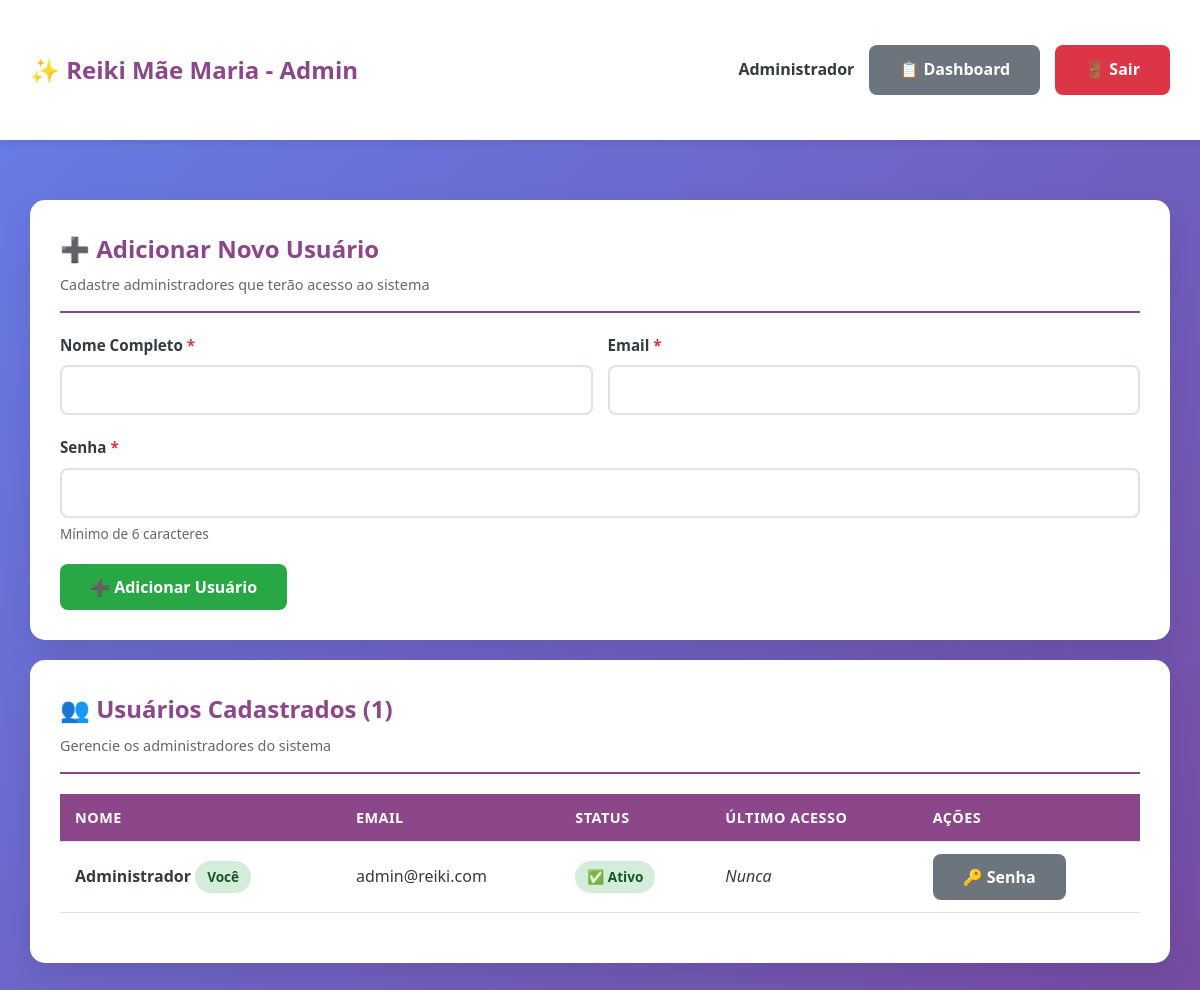
The app's page /admin/usuarios.php (signed in) with its own data.
### tables this page shows
CREATE TABLE IF NOT EXISTS admin_usuarios (
    id INT AUTO_INCREMENT PRIMARY KEY,
    nome VARCHAR(100) NOT NULL,
    email VARCHAR(100) NOT NULL UNIQUE,
    senha VARCHAR(255) NOT NULL,
    ativo TINYINT(1) DEFAULT 1,
    data_criacao TIMESTAMP DEFAULT CURRENT_TIMESTAMP,
    ultimo_acesso TIMESTAMP NULL,
    INDEX idx_email (email),
    INDEX idx_ativo (ativo)
);

### config/auth.php (called while the page is built, shortened)
<?php
function getAdminLogado() {
    $pdo = getConnection();
    $stmt = $pdo->prepare("SELECT id, nome, email FROM admin_usuarios WHERE id = ? AND ativo = 1");
    $stmt->execute([$_SESSION['admin_id']]);
    return $stmt->fetch();
}
?>

### admin/usuarios.php (the view, shortened to what this page needs)
<?php
require_once '../config/auth.php';
$pdo = getConnection();
$admin = getAdminLogado();
$usuarios = $pdo->query("
    SELECT * FROM admin_usuarios
    ORDER BY ativo DESC, nome ASC
")->fetchAll();
?>
<!DOCTYPE html>
<html lang="pt-BR">
<head>
    <link rel="stylesheet" href="../css/styles.css">
</head>
<body>
    <div class="header-admin">
        <div class="container">
            <h1>✨ Reiki Mãe Maria - Admin</h1>
            <div class="user-info">
                <span class="user-name"><?= htmlspecialchars($admin['nome']) ?></span>
                <a href="dashboard.php" class="btn btn-secondary">📋 Dashboard</a>
                <a href="logout.php" class="btn btn-danger">🚪 Sair</a>
            </div>
        </div>
    </div>
    <div class="container">
        <div class="card">
            <div class="card-header">
                <h2>➕ Adicionar Novo Usuário</h2>
                <p>Cadastre administradores que terão acesso ao sistema</p>
            </div>
            <form method="POST">
                <div class="form-row-2">
                    <div class="form-group">
                        <label class="required">Nome Completo</label>
                        <input type="text" name="nome" class="form-control" required>
                    </div>
                    <div class="form-group">
                        <label class="required">Email</label>
                        <input type="email" name="email" class="form-control" required>
                    </div>
                </div>
                <div class="form-group">
                    <label class="required">Senha</label>
                    <input type="password" name="senha" class="form-control" required minlength="6">
                    <small class="form-text">Mínimo de 6 caracteres</small>
                </div>
                <button type="submit" class="btn btn-success">➕ Adicionar Usuário</button>
            </form>
        </div>
        <div class="card">
            <div class="card-header">
                <h2>👥 Usuários Cadastrados (<?= count($usuarios) ?>)</h2>
                <p>Gerencie os administradores do sistema</p>
            </div>
            <div class="table-responsive">
                <table class="table">
                    <thead>
                        <tr>
                            <th>Nome</th>
                            <th>Email</th>
                            <th>Status</th>
                            <th>Último Acesso</th>
                            <th>Ações</th>
                        </tr>
                    </thead>
                    <tbody>
                        <?php foreach ($usuarios as $usuario): ?>
                            <tr>
                                <td>
                                    <strong><?= htmlspecialchars($usuario['nome']) ?></strong>
                                    <?php if ($usuario['id'] === $_SESSION['admin_id']): ?>
                                        <span class="badge badge-concluido">Você</span>
                                    <?php endif; ?>
                                </td>
                                <td><?= htmlspecialchars($usuario['email']) ?></td>
                                <td>
                                    <?php if ($usuario['ativo']): ?>
                                        <span class="badge badge-concluido">✅ Ativo</span>
                                    <?php else: ?>
                                        <span class="badge badge-pendente">❌ Inativo</span>
                                    <?php endif; ?>
                                </td>
                                <td>
                                    <?php if ($usuario['ultimo_acesso']): ?>
                                        <?= date('d/m/Y H:i', strtotime($usuario['ultimo_acesso'])) ?>
                                    <?php else: ?>
                                        <em>Nunca</em>
                                    <?php endif; ?>
                                </td>
                                <td>
                                    <button type="button" class="btn btn-secondary"
                                            onclick="alterarSenha(<?= $usuario['id'] ?>, '<?= htmlspecialchars($usuario['nome']) ?>')">
                                        🔑 Senha
                                    </button>
                                </td>
                            </tr>
                        <?php endforeach; ?>
                    </tbody>
                </table>
            </div>
        </div>
    </div>
</body>
</html>

### css/styles.css (style rules this page uses)
:root { --primary: #8B4789; --primary-dark: #6B3669; --secondary: #D4AF37; --success: #28a745; --danger: #dc3545; --warning: #ffc107; --light: #f8f9fa; --dark: #343a40; --white: #ffffff; --border: #dee2e6; --shadow: rgba(0, 0, 0, 0.1); }
* { margin: 0; padding: 0; box-sizing: border-box; }
body { font-family: 'Segoe UI', Tahoma, Geneva, Verdana, sans-serif; background: linear-gradient(135deg, #667eea 0%, #764ba2 100%); min-height: 100vh; line-height: 1.6; color: var(--dark); }
.container { width: 100%; max-width: 1200px; margin: 0 auto; padding: 15px; }
.card { background: var(--white); border-radius: 15px; box-shadow: 0 10px 30px var(--shadow); padding: 20px; margin-bottom: 20px; }
.card-header { border-bottom: 2px solid var(--primary); padding-bottom: 15px; margin-bottom: 20px; }
.card-header h1, .card-header h2 { color: var(--primary); font-size: 1.5rem; margin-bottom: 5px; }
.card-header p { color: #666; font-size: 0.9rem; }
.form-group { margin-bottom: 20px; }
.form-group label { display: block; font-weight: 600; margin-bottom: 8px; color: var(--dark); font-size: 0.95rem; }
.form-group label.required::after { content: " *"; color: var(--danger); }
.form-control { width: 100%; padding: 12px 15px; border: 2px solid var(--border); border-radius: 8px; font-size: 1rem; transition: all 0.3s; font-family: inherit; }
.form-text { font-size: 0.85rem; color: #666; margin-top: 5px; display: block; }
.btn { display: inline-block; padding: 12px 30px; border: none; border-radius: 8px; font-size: 1rem; font-weight: 600; cursor: pointer; transition: all 0.3s; text-align: center; text-decoration: none; font-family: inherit; }
.btn-success { background: var(--success); color: var(--white); }
.btn-danger { background: var(--danger); color: var(--white); }
.btn-secondary { background: #6c757d; color: var(--white); }
.header-admin { background: var(--white); box-shadow: 0 2px 10px var(--shadow); padding: 15px 0; margin-bottom: 30px; }
.header-admin .container { display: flex; justify-content: space-between; align-items: center; flex-wrap: wrap; gap: 15px; }
.header-admin h1 { color: var(--primary); font-size: 1.5rem; }
.user-info { display: flex; align-items: center; gap: 15px; flex-wrap: wrap; }
.user-name { font-weight: 600; color: var(--dark); }
.table-responsive { overflow-x: auto; margin-bottom: 20px; }
.table { width: 100%; border-collapse: collapse; background: var(--white); }
.table thead { background: var(--primary); color: var(--white); }
.table th, .table td { padding: 12px 15px; text-align: left; border-bottom: 1px solid var(--border); }
.table th { font-weight: 600; font-size: 0.9rem; text-transform: uppercase; letter-spacing: 0.5px; }
.badge { display: inline-block; padding: 5px 12px; border-radius: 20px; font-size: 0.85rem; font-weight: 600; }
.badge-concluido { background: #d4edda; color: #155724; }
@media (min-width: 768px) { .form-row-2 { display: grid; grid-template-columns: repeat(2, 1fr); gap: 15px; } }
@media (min-width: 1024px) { .container { padding: 30px; } }
@media (min-width: 1024px) { .card { padding: 30px; } }

### records on screen
admin_usuarios: nome "Administrador", shows "Você", email "admin@reiki.com", ativo "✅ Ativo", shows "Nunca"

### other values on screen
count($usuarios) "1"
